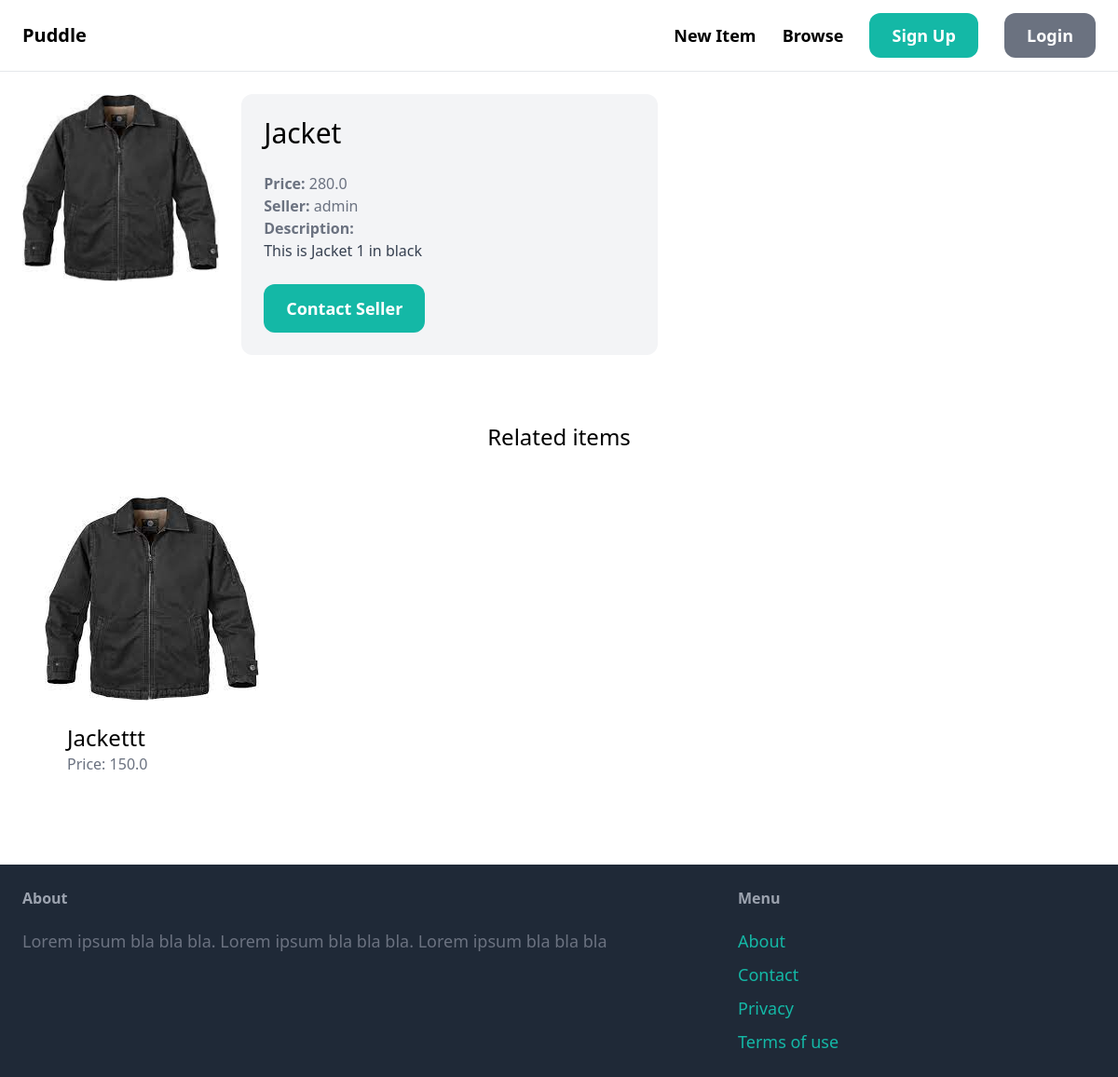
The page /items/2/ on the database as committed earlier.
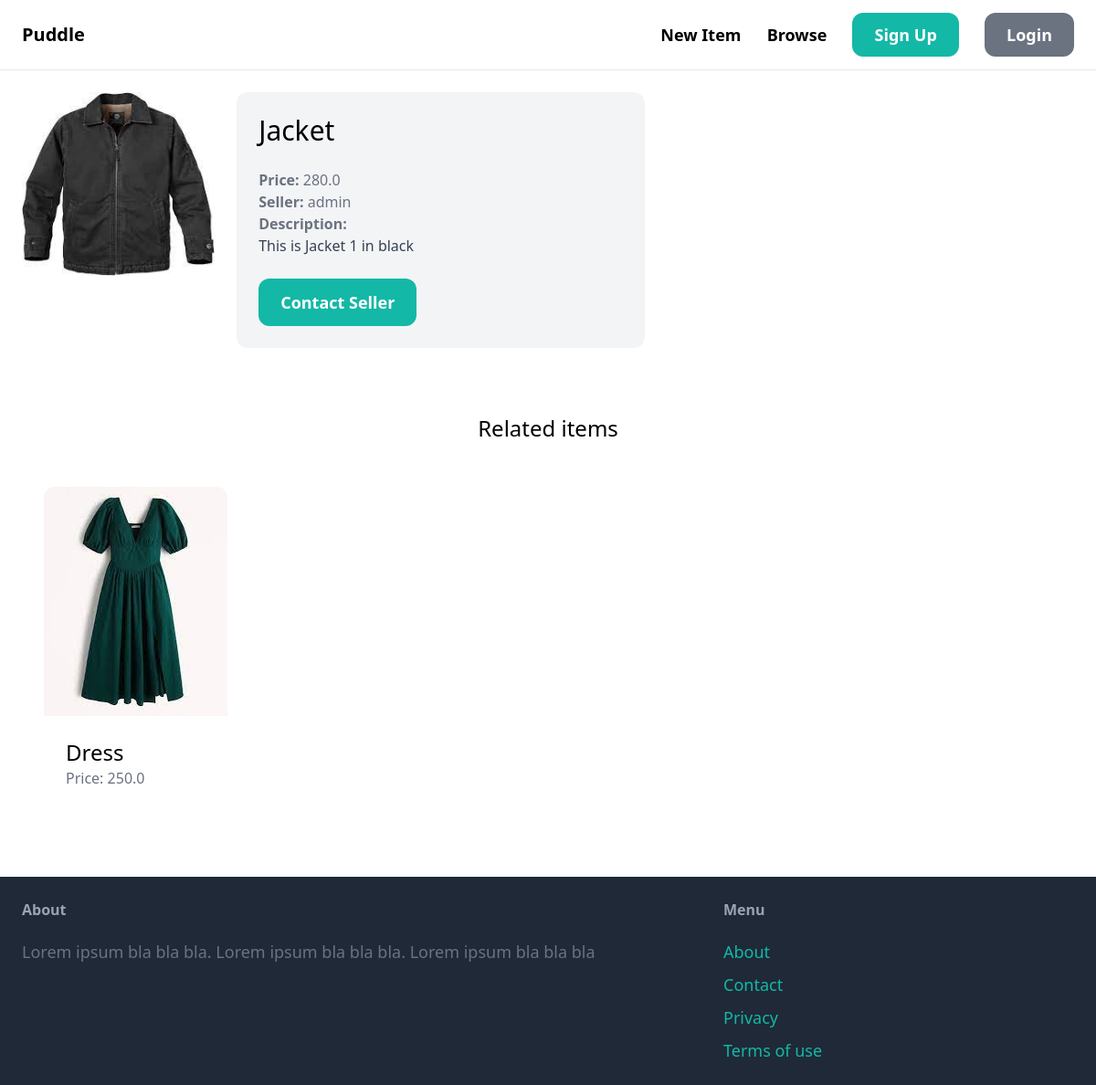
The same page on the database as committed later.
### item/models.py (models this page shows, shortened)
class Item(models.Model):
    category= models.ForeignKey(Category, related_name='items', on_delete=models.CASCADE)
    name= models.CharField(max_length=255)
    description = models.TextField(blank=True, null=True)
    price = models.FloatField()
    image = models.ImageField(upload_to='item_images', blank=True, null=True)
    is_sold = models.BooleanField(default=False)
    created_by = models.ForeignKey(User, related_name='items', on_delete=models.CASCADE)
    created_at = models.DateTimeField(auto_now_add=True)

### item/views.py (the view)
# urls.py: path('<int:pk>/', views.detail, name='detail')
def detail(request, pk):
    item = get_object_or_404(Item, pk=pk)
    related_items = Item.objects.filter(category=item.category, is_sold=False).exclude(pk=pk)[0:3]
    return render(request, 'item/detail.html', {
        'item': item,
        'related_items': related_items
    })

### item/templates/item/detail.html (shortened to what this page needs)
{% extends 'core/base.html' %}
{% block content %}
<div class="grid grid-cols-5 gap-6">
    <div class="colspan-3">
        <img src="{{ item.image.url }}" class="rounded-t-xl">
    </div>
    <div class="col-span-2 p-6 bg-gray-100 rounded-xl" >
        <h1 class="mb-6 text-3xl">{{ item.name }}</h1>
        <p class="text-gray-500"><strong>Price: </strong>{{ item.price }}</p>
        <p class="text-gray-500"><strong>Seller: </strong>{{ item.created_by }}</p>
        {% if item.description %}
        <p class="text-gray-700">
            <strong class="text-gray-500">Description:</strong><br>
            {{ item.description }}
        </p>
        {% endif %}
        {% if request.user == item.created_by %}
            <div class="mt-6 p-6 bg-white rounded-xl">
                <p>This is your item!</p>
                <a href="{% url 'item:edit' item.id %}" class="inline-block mt-6 px-6 py-3 text-lg font-semibold bg-teal-500 text-white rounded-xl">Edit</a>
                <a href="{% url 'item:delete' item.id %}" class="inline-block mt-6 px-6 py-3 text-lg font-semibold bg-red-500 text-white rounded-xl">Delete</a>
            </div>
        {% else %}
        <a href="{% url 'conversation:new' item.id %}" class="inline-block mt-6 px-6 py-3 text-lg font-semibold bg-teal-500 text-white rounded-xl hover:bg-teal-700">Contact Seller</a>
        {% endif %}
    </div>
</div>
<div class="mt-6 px-6 py-12 rounded-xl">
    <h2 class="mb-12 text-2xl text-center">Related items</h2>
    <div class="grid grid-cols-3 gap-3">
        {% for item in related_items %}
        <div>
        <a href="{% url 'item:detail' item.id %}">
            <div>
                <img src="{{ item.image.url }}" class="rounded-t-xl">
            </div>
            <div class="p-6 bg-white rounded-b-xl">
                <h2 class="text-2xl">{{ item.name }}</h2>
                <p class="text-gray-500">Price: {{ item.price }}</p>
            </div>
        </a>
        </div>
        {% endfor %}
    </div>
   </div>
{% endblock %}

Rows that differ between the two databases and show on the page:
removed Item: image (picture), name "Jackettt", price "150.0"
added Item: image (picture), name "Dress", price "250.0"
